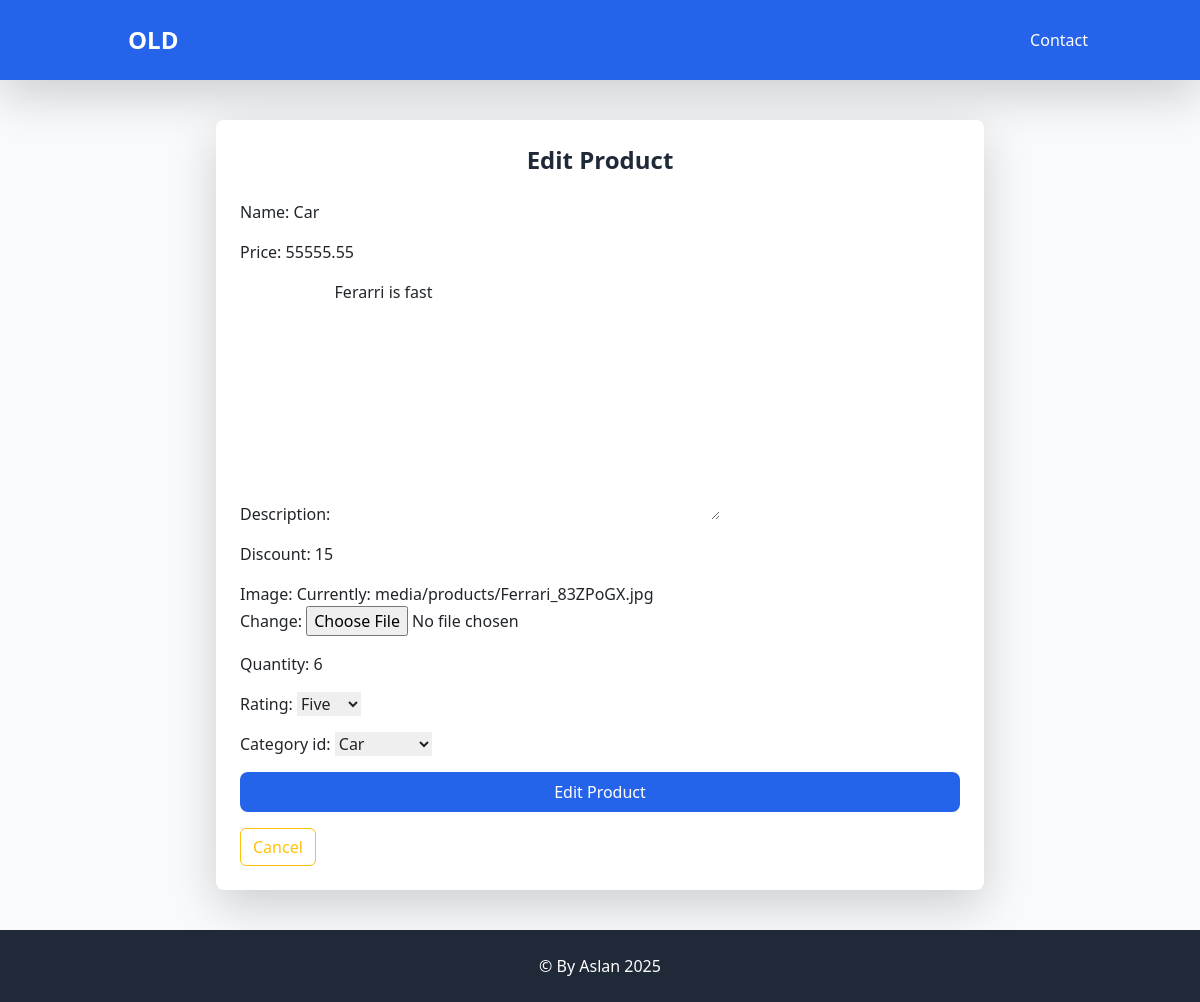
The app's page /apelsin/edit-product/10/, older data.
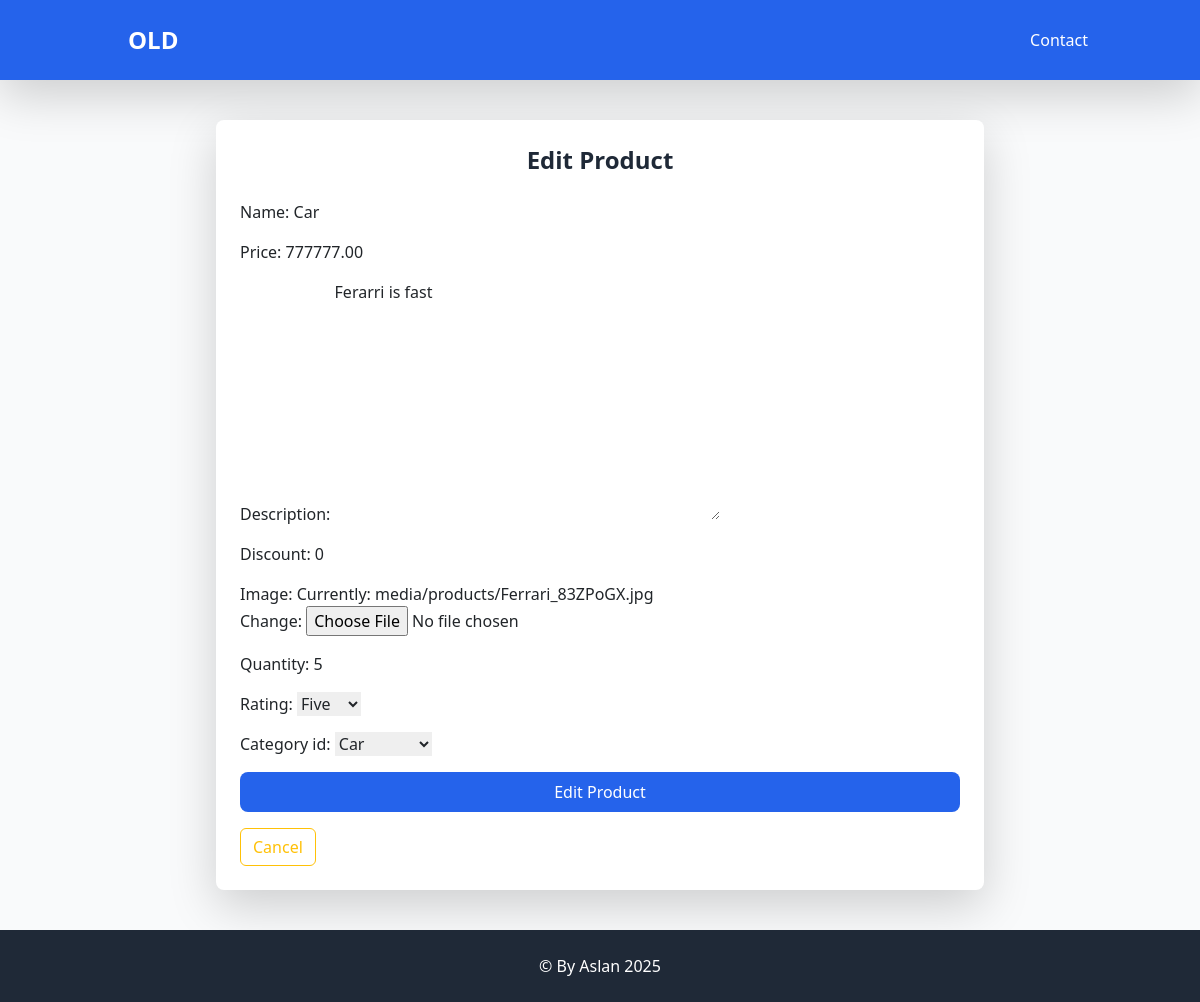
The same page, newer data.
### shop/models.py (models this page shows, shortened)
class BaseModel(models.Model):
    created_at = models.DateTimeField(auto_now_add=True)
    updated_at = models.DateTimeField(auto_now=True)
    class Meta:
        abstract = True

class Product(BaseModel):
    class RatingChoices(models.IntegerChoices):
        ONE = 1
        TWO = 2
        THREE = 3
        FOUR = 4
        FIVE = 5
    name = models.CharField(max_length=100)
    price = models.DecimalField(max_digits=10, decimal_places=2)
    description = models.TextField(null=True, blank=True)
    discount = models.PositiveIntegerField(default=0)
    image = models.ImageField(upload_to='media/products', null=False, blank=False)
    quantity = models.PositiveIntegerField(default=1)
    rating = models.PositiveIntegerField(choices=RatingChoices.choices, default=RatingChoices.ONE)
    category_id = models.ForeignKey(Category, on_delete=models.CASCADE,related_name='products')

class Category(BaseModel):
    name = models.CharField(max_length=100, unique=True)
    def __str__(self):
        return self.name

### shop/views.py (the view, shortened to what this page needs)
# urls.py: path('edit-product/<int:pk>/', views.EditProductView.as_view(), name='edit_product'),
class EditProductView(UpdateView):
    model = Product
    template_name = 'shop/edit.html'
    form_class = ProductModelForm
    def get_context_data(self, **kwargs):
        context = super().get_context_data(**kwargs)
        context['product'] = get_object_or_404(Product, id=self.kwargs['pk'])
        return context

### shop/forms.py
class ProductModelForm(forms.ModelForm):
    class Meta:
        model = Product
        fields = '__all__'

### templates/shop/edit.html (shortened to what this page needs)
{% load static %}
<!DOCTYPE html>
<html lang="en">
<head>
    <link href="https://cdn.jsdelivr.net/npm/bootstrap-icons@1.5.0/font/bootstrap-icons.css" rel="stylesheet" />
    <link href="{% static 'shop/css/styles.css' %}" rel="stylesheet" />
    <script src="https://cdn.tailwindcss.com"></script>
</head>
<body class="bg-gray-50">
    <header class="bg-blue-600 text-white shadow-lg">
        <div class="container mx-auto flex justify-between items-center py-4 px-6">
            <h1 class="text-2xl font-bold">
                <a href="{% url 'product_detail' product.id %}" class="text-white hover:text-gray-200 ml-4"> OLD {{ products.name }}</a>
            </h1>
            <nav>
                <a href="#" class="text-white hover:text-gray-200 ml-4">Contact</a>
            </nav>
        </div>
    </header>
    <main class="container mx-auto my-10">
        <div class="max-w-3xl mx-auto bg-white shadow-lg rounded-lg p-6">
            <h2 class="text-2xl font-bold text-gray-800 mb-6 text-center">Edit Product</h2>
            <form id="editForm" action="#" method="POST" class="space-y-4" enctype="multipart/form-data">
                {{ form.as_p }}
                <button type="button" class="w-full bg-blue-600 text-white font-medium py-2 px-4 rounded-lg hover:bg-blue-700 transition" onclick="showConfirmation()">Edit Product</button>
                <div class="col-1">
                    <a class="btn btn-outline-warning" href="{% url 'apelsin' %}"> Cancel </a>
                </div>
            </form>
        </div>
    </main>
    <footer class="bg-gray-800 text-white py-4">
        <div class="container mx-auto text-center">
            <p>&copy; By Aslan 2025</p>
        </div>
    </footer>
</body>
</html>

Row changes from the older to the newer data that the page shows:
changed Product "Ferarri is fast": price "55555.55" → "777777.00"; discount "15" → "0"; quantity "6" → "5"
